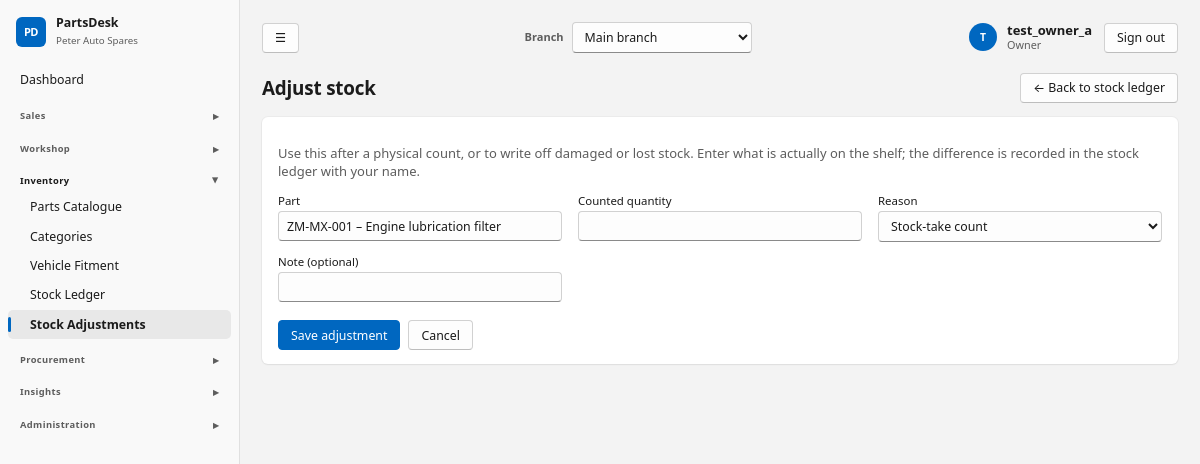
The app's page /stock/adjust/?part=7 (signed in) with its own data.
### core/models.py (models this page shows, shortened)
class ShopSettings(TrackedModel):
    tenant = models.OneToOneField(Tenant, on_delete=models.CASCADE, related_name="settings")
    shop_name = models.CharField(max_length=120, default="My Spare Parts Shop")
    address = models.TextField(blank=True)
    phone = models.CharField(max_length=60, blank=True)
    email = models.EmailField(blank=True)
    tax_id = models.CharField("Tax / TPIN number", max_length=60, blank=True)
    currency_symbol = models.CharField(max_length=8, default="$")
    tax_name = models.CharField(max_length=20, default="VAT")
    tax_rate = models.DecimalField("Tax rate %", max_digits=5, decimal_places=2, default=Decimal("0"))
    prices_include_tax = models.BooleanField(default=True, help_text="Untick if prices are entered before tax.")
    counter_max_discount = models.DecimalField(
        "Max discount % for counter staff", max_digits=5, decimal_places=2, default=Decimal("10"),
        help_text="Managers and the owner can exceed this.")
    default_labour_rate = models.DecimalField("Default labour rate per hour", max_digits=10, decimal_places=2, default=Decimal("0"))
    invoice_footer = models.CharField(max_length=200, blank=True, default="Thank you for your business.")
    class Meta:
        verbose_name_plural = "shop settings"
    @classmethod
    def get(cls, tenant):
        obj, _ = cls.objects.get_or_create(tenant=tenant)
        return obj

class User(AbstractUser):
    class Role(models.TextChoices):
        OWNER = "owner", "Owner"
        MANAGER = "manager", "Manager"
        COUNTER = "counter", "Counter sales"
        MECHANIC = "mechanic", "Mechanic"
        STOREKEEPER = "storekeeper", "Storekeeper"
    role = models.CharField(max_length=20, choices=Role.choices, default=Role.COUNTER)
    tenant = models.ForeignKey(Tenant, null=True, blank=True, on_delete=models.PROTECT, related_name="users")
    branches = models.ManyToManyField(Branch, blank=True, related_name="staff")
    @property
    def display_name(self):
        return self.get_full_name() or self.username

### catalog/models.py (models this page shows, shortened)
class Part(TrackedModel):
    class Condition(models.TextChoices):
        NEW = "new", "New"
        USED = "used", "Used"
        REFURBISHED = "refurbished", "Refurbished"
    class PartType(models.TextChoices):
        OEM = "oem", "Genuine (OEM)"
        AFTERMARKET = "aftermarket", "Aftermarket"
    tenant = models.ForeignKey(Tenant, on_delete=models.PROTECT)
    sku = models.CharField("Part code (SKU)", max_length=40)
    barcode = models.CharField(max_length=64, blank=True, null=True)
    name = models.CharField(max_length=160)
    description = models.TextField(blank=True)
    category = models.ForeignKey(Category, null=True, blank=True, on_delete=models.SET_NULL)
    brand = models.CharField(max_length=60, blank=True)
    part_type = models.CharField(max_length=20, choices=PartType.choices, default=PartType.AFTERMARKET)
    condition = models.CharField(max_length=20, choices=Condition.choices, default=Condition.NEW)
    oem_number = models.CharField("OEM part number", max_length=60, blank=True, db_index=True)
    unit = models.CharField(max_length=20, default="each", help_text="each, set, pair, litre…")
    cost_price = models.DecimalField(max_digits=12, decimal_places=2, default=Decimal("0"))
    sell_price = models.DecimalField("Retail price", max_digits=12, decimal_places=2, default=Decimal("0"))
    trade_price = models.DecimalField("Trade price", max_digits=12, decimal_places=2, null=True, blank=True,
                                      help_text="Used for trade customers (garages, mechanics). Optional.")
    preferred_supplier = models.ForeignKey(Supplier, null=True, blank=True, on_delete=models.SET_NULL)
    fits = models.ManyToManyField(Vehicle, blank=True, related_name="parts")
    is_universal = models.BooleanField(default=False, help_text="Fits any vehicle (oil, bulbs, wipers…)")
    is_active = models.BooleanField(default=True)
    created_at = models.DateTimeField(auto_now_add=True)
    updated_at = models.DateTimeField(auto_now=True)
    class Meta:
        ordering = ["name"]
        constraints = [
            models.UniqueConstraint(fields=["tenant", "sku"], name="part_tenant_sku"),
            models.UniqueConstraint(fields=["tenant", "barcode"], name="part_tenant_barcode"),
        ]
    def __str__(self):
        return f"{self.sku} – {self.name}"

### stock/views.py (the view, shortened to what this page needs)
# urls.py: path("adjust/", views.adjust, name="stock_adjust"),
@role_required(STOCK)
def adjust(request):
    part = Part.objects.filter(pk=optional_id(request.GET.get("part") or request.POST.get("part")), tenant=request.tenant).first()
    form = AdjustForm(request.POST or None, initial={"part": part}, tenant=request.tenant)
    return render(request, "stock/adjust.html", {"page_title": "Adjust stock", "form": form, "part": part})

### stock/forms.py
class AdjustForm(PartQtyMixin):
    REASONS = [("Stock-take count", "Stock-take count"), ("Damaged", "Damaged"),
               ("Lost / stolen", "Lost / stolen"), ("Found", "Found"), ("Other", "Other")]
    counted = forms.DecimalField(label="Counted quantity", min_value=0, decimal_places=2)
    reason = forms.ChoiceField(choices=REASONS)
    note = forms.CharField(required=False, max_length=150)

### core/audit.py (called while the page is built)
@contextmanager
def audit_context(**values):
    token = _current.set(dict(_current.get(), **values))
    try:
        yield
    finally:
        _current.reset(token)

def metadata(request):
    try:
        address = str(ip_address(request.META.get('REMOTE_ADDR', '')))
    except ValueError:
        address = None
    match = request.resolver_match
    return dict(request_id=request.audit_request_id, ip_address=address,
                route=(match.view_name if match else 'unmatched')[:100], method=request.method[:10])

### core/models.py (called while the page is built)
    def save(self, *args, **kwargs):
        if not self._state.adding:
            raise ValueError("Audit records cannot be edited.")
        return super().save(*args, **kwargs)

### core/navigation.py (called while the page is built)
def page_back_link(request):
    if request is None or not request.user.is_authenticated:
        return None
    match = request.resolver_match
    name = match.url_name if match else None
    if name == 'dashboard':
        return None
    kwargs = {}
    if name == 'vehicle_create':
        if 'pk' in match.kwargs:
            target, label = 'customer_detail', 'Back to customer'
            kwargs = {'pk': match.kwargs['pk']}
        else:
            target, label = 'vehicle_list', 'Back to vehicles'
    elif name in RECORD_PARENTS:
        target, label = RECORD_PARENTS[name]
        kwargs = {'pk': match.kwargs['pk']}
    else:
        if name not in PARENTS:
            return None
        target, label = PARENTS[name]
    return {'url': reverse(target, kwargs=kwargs), 'label': label}

### core/permissions.py (called while the page is built)
def role_required(roles=None):
    def decorator(view):
        @wraps(view)
        def wrapper(request, *args, **kwargs):
            if not request.user.is_authenticated:
                return redirect_to_login(request.get_full_path())
            require_branch(request)
            if roles is not None and request.user.role not in roles:
                raise PermissionDenied
            return view(request, *args, **kwargs)
        return wrapper
    return decorator

### templates/stock/adjust.html
{% extends "base.html" %}
{% block content %}<form method="post" class="card form">{% csrf_token %}
<p class="muted">Use this after a physical count, or to write off damaged or lost stock. Enter what is actually on the shelf; the difference is recorded in the stock ledger with your name.</p>
<div class="fields">
  <div class="field"><label>Part</label>{% include "partials/picker.html" with kind="part" url="/catalog/api/search/" field=form.part placeholder="Search code, name or vehicle…" initial_label=part %}{{ form.part.errors }}</div>
  <div class="field"><label for="id_counted">Counted quantity</label>{{ form.counted }}{{ form.counted.errors }}</div>
  <div class="field"><label for="id_reason">Reason</label>{{ form.reason }}</div>
  <div class="field"><label for="id_note">Note (optional)</label>{{ form.note }}</div>
</div>
<div class="btns"><button class="btn primary">Save adjustment</button><a class="btn" href="{% url 'movement_list' %}">Cancel</a></div></form>{% endblock %}

### templates/base.html (shortened to what this page needs)
{% load static ui %}<!doctype html>
<html lang="en">
<head>
<link rel="stylesheet" href="{% static 'css/app.css' %}">
</head>
<body data-print-log-url="{% url 'log_print_request' %}" {% if auto_print %}data-autoprint="1"{% endif %}>
<div class="app">
  <aside class="side no-print">
    <div class="brand"><span class="brand-mark">PD</span><div><strong>PartsDesk</strong><small>{{ shop.shop_name }}</small></div></div>
    <nav>{% for g in nav %}{% if g.title %}<details class="nav-group" {% if g.open %}open{% endif %}><summary>{{ g.title }}</summary>{% for item in g.items %}<a href="{{ item.url }}" class="{% if item.active %}on{% endif %}">{{ item.label }}</a>{% endfor %}</details>{% else %}{% for item in g.items %}<a href="{{ item.url }}" class="{% if item.active %}on{% endif %}">{{ item.label }}</a>{% endfor %}{% endif %}{% endfor %}</nav>
  </aside>
  <main class="main">
    <div class="topbar no-print">
      <button type="button" class="btn nav-toggle" id="nav-toggle" aria-label="Toggle menu" title="Show/hide menu">&#9776;</button>
      {% if branches %}<form method="post" action="{% url 'switch_branch' %}" class="branch-switch">{% csrf_token %}
        <label for="branch-select">Branch</label>
        <select id="branch-select" name="branch_id" onchange="this.form.submit()">{% for b in branches %}<option value="{{ b.pk }}" {% if b.pk == active_branch.pk %}selected{% endif %}>{{ b.name }}</option>{% endfor %}</select>
        <noscript><button type="submit">Switch</button></noscript></form>{% endif %}
      <div class="topbar-user"><a href="{% url 'profile' %}" class="user-chip"><span class="avatar">{{ user.display_name|slice:":1"|upper }}</span><span><strong>{{ user.display_name }}</strong><small>{{ user.get_role_display }}</small></span></a>
        <form method="post" action="{% url 'logout' %}">{% csrf_token %}<button type="submit" class="btn">Sign out</button></form></div>
    </div>
    <header class="top"><h1>{% block page_heading %}{{ page_title }}{% endblock %}</h1><div class="actions">{% page_back_link as back %}{% if back %}<a class="btn no-print" href="{{ back.url }}" aria-label="{{ back.label }}">&larr; {{ back.label }}</a>{% endif %}{% block actions %}{% endblock %}</div></header>
    {% block content %}{% endblock %}
  </main>
</div>
</body>
</html>

### templates/partials/picker.html (shortened to what this page needs)
<div class="picker" data-picker="{{ kind }}" data-url="{{ url }}" {% if vehicle_select %}data-vehicle-select="{{ vehicle_select }}"{% endif %} {% if optional %}data-required="0"{% endif %}>
  <input type="text" autocomplete="off" placeholder="{{ placeholder }}" value="{{ initial_label|default:'' }}">
</div>

### records on screen
ShopSettings: shop_name "Peter Auto Spares"
User: display_name "T", display_name "test_owner_a", role "Owner"
Part: sku+name "ZM-MX-001 – Engine lubrication filter"

### other values on screen
{{ item.label }} "Dashboard"
{{ g.title }} "Sales" "Workshop" "Inventory" "Procurement" "Insights" "Administration"
{{ item.label }} "Parts Catalogue" "Categories" "Vehicle Fitment" "Stock Ledger" "Stock Adjustments"
{{ page_title }} "Adjust stock"
{{ back.label }} "Back to stock ledger"
form field branch_id "Main branch"
